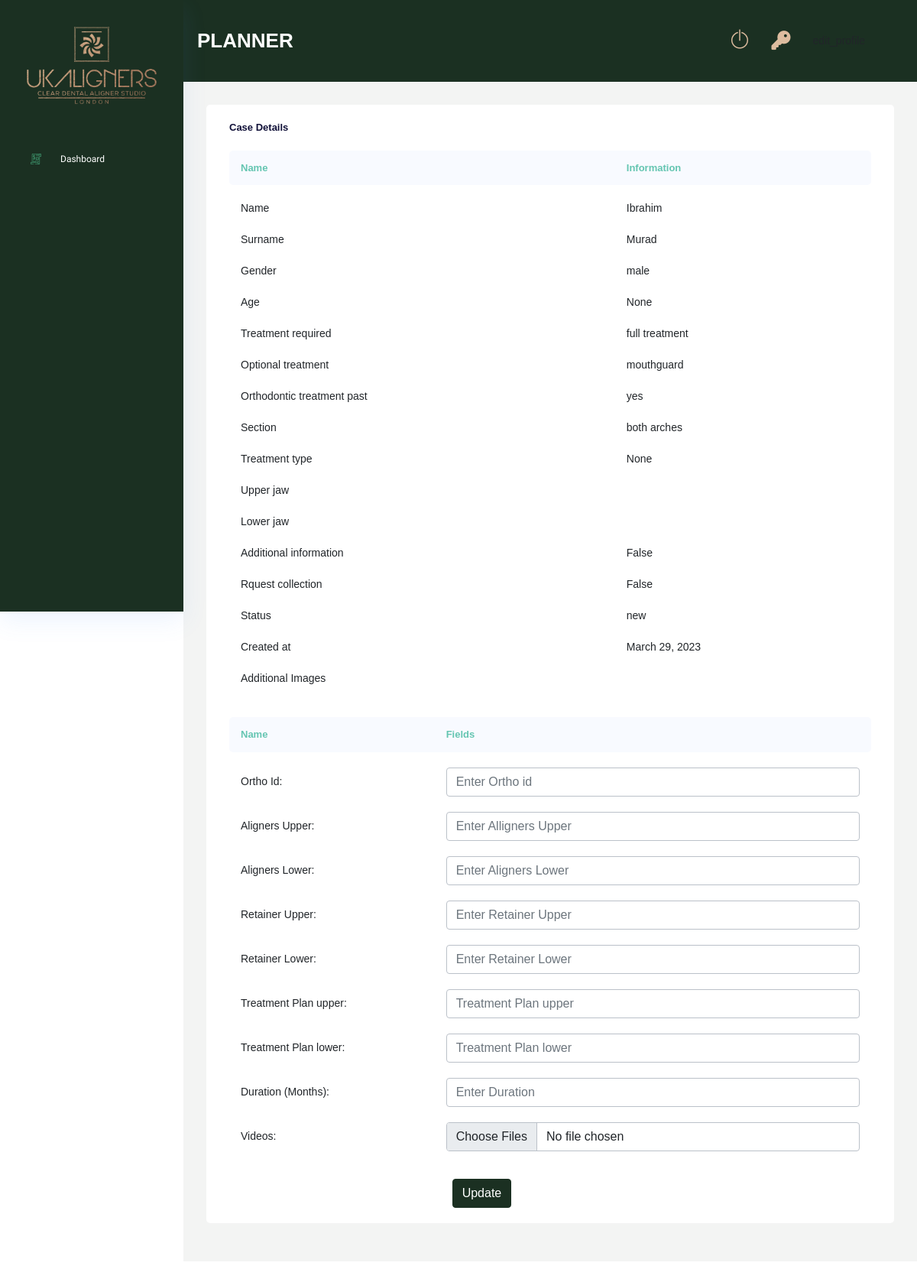
The page /planner/case-details/1/ (signed in) on the database as committed earlier.
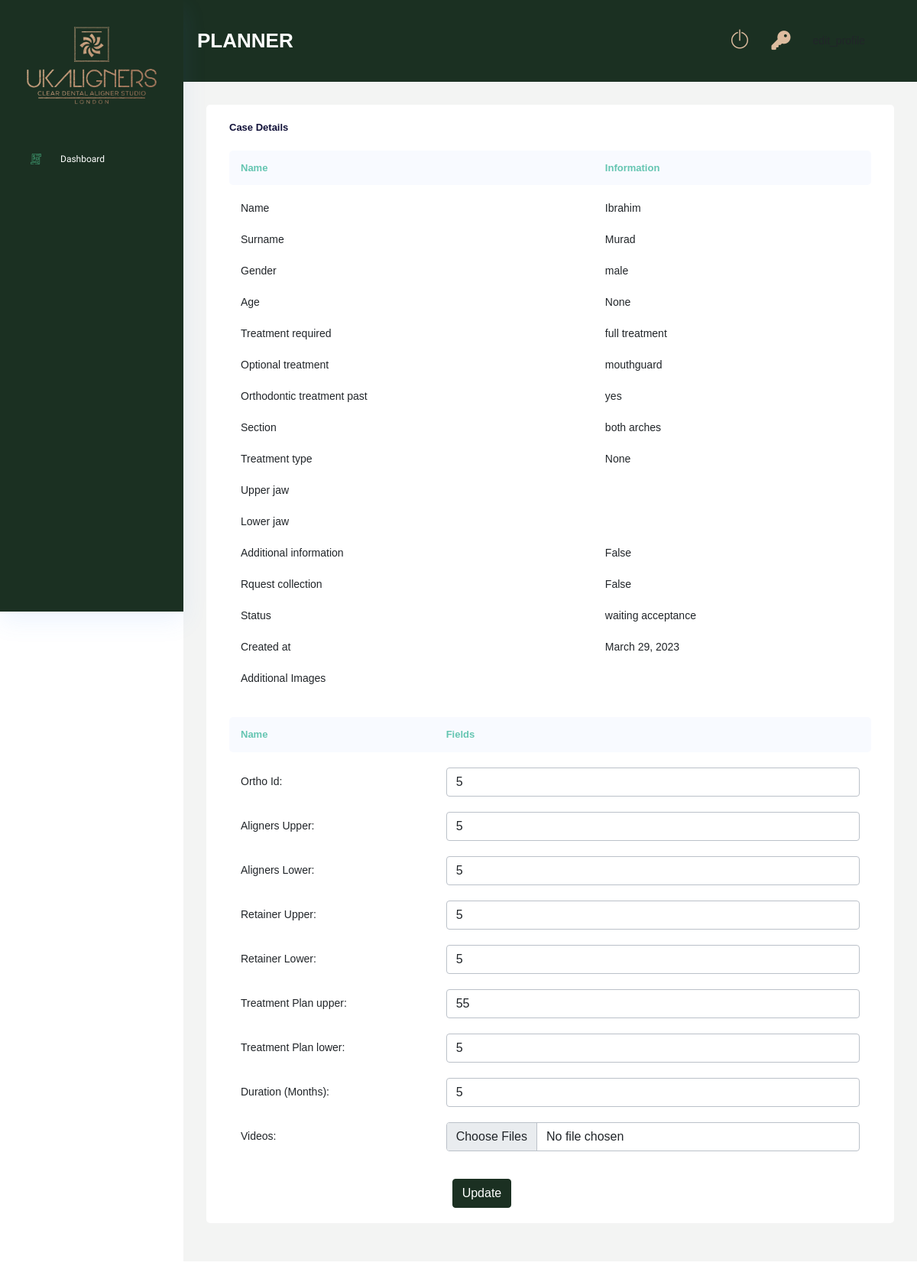
The same page on the database as committed later.
### Case/models.py (models this page shows, shortened)
class Case(models.Model):
    GENDER_CHOICES = (
        ("male","male"),
        ("female","female"),
        ("other","other")
        )
    ORTHODONTIC_CHOICES = (
        ("yes","yes"),
        ("no","no")
        )
    TREATMENT_REQUIRED_CHOICES = (
        ("full treatment","full treatment"),
        ("continuation","continuation"),
        ("refinement","refinement"),
        ("retainer","retainer")
    )
    OPTIONAL_TREATMENT = (
        ("replacement","replacement"),
        ("mouthguard","mouthguard"),
        ("smile design","smile design")
    )
    SECTION_CHOICES = (
        ("both arches","both arches"),
        ("upper only","upper only"),
        ("lower only","lower only")
    )
    TREATMENT_CHOICES = (
        ("essential","essential"),
        ("advance","advance"),
        ("comprehensive","comprehensive")
    )
    clinic                          = models.ForeignKey(Clinic, on_delete=models.DO_NOTHING,null=True,blank=True)
    dentist                         = models.ForeignKey(Dentist, on_delete=models.DO_NOTHING, null=True, blank=True)
    saloon_owner                    = models.ForeignKey(Saloon_owner, on_delete=models.DO_NOTHING, null=True, blank=True)
    saloon                          = models.ForeignKey(Saloon, on_delete=models.DO_NOTHING, null=True, blank=True)
    name                            = models.CharField(max_length=250)
    surname                         = models.CharField(max_length=250,null=True, blank=True)
    gender                          = models.CharField(max_length=50,choices=GENDER_CHOICES)
    age                             = models.IntegerField(null=True, blank=True)
    treatment_required              = models.CharField(max_length=100,choices=TREATMENT_REQUIRED_CHOICES)
    optional_treatment              = models.CharField(max_length=100,choices=OPTIONAL_TREATMENT, null=True, blank=True)
    orthodontic_treatment_past      = models.CharField(max_length=10,null=True, blank=True, choices=ORTHODONTIC_CHOICES)
    section                         = models.CharField(max_length=250,null=True, blank=True, choices=SECTION_CHOICES)
    treatment_type                  = models.CharField(max_length=250,null=True, blank=True, choices=TREATMENT_CHOICES)
    upper_jaw                       = models.FileField(upload_to="upper_jaws",null=True, blank=True)
    lower_jaw                       = models.FileField(upload_to="lower_jaws",null=True, blank=True)
    rquest_collection               = models.BooleanField(default=False)
    additional_information          = models.TextField(null=True, blank=True)
    planner                         = models.ForeignKey(Planner,on_delete=models.DO_NOTHING, null=True, blank=True)
    technician                      = models.ForeignKey(Technician,on_delete=models.DO_NOTHING, null=True, blank=True)
    status                          = models.CharField(max_length=250, default="new", null=True, blank=True)
    ortho_id                        = models.CharField(max_length=255, null=True, blank=True)
    aligners_upper                  = models.IntegerField(null=True, blank=True)
    aligners_lower                  = models.IntegerField(null=True, blank=True)
    retainer_upper                  = models.IntegerField(null=True, blank=True)
    retainer_lower                  = models.IntegerField(null=True, blank=True)
    treatment_plan_upper            = models.IntegerField(null=True, blank=True)
    treatment_plan_lower            = models.IntegerField(null=True, blank=True)
    duration                        = models.IntegerField(null=True, blank=True)
    progress                        = models.CharField(max_length=255, null=True, blank=True)
    created_at                      = models.DateField(auto_now_add=True, null=True)
    fee_cleared                     = models.BooleanField(default=False)
    totel_fee                       = models.FloatField(default=0.0,null=True,blank=True)
    manager_paid                    = models.BooleanField(default=False)
    planner_paid                    = models.BooleanField(default=False)
    technician_paid                 = models.BooleanField(default=False)
    refinement                      = models.IntegerField(default=0)
    class Meta:
        verbose_name_plural = "Cases"

### PlannerRoll/views.py (the view, shortened to what this page needs)
# urls.py: path('case-details/<int:id>/', views.case_details, name="case_details"),
@login_required(login_url='login')
def case_details(request,id):
    if request.user.is_planner:
        case_obj = Case.objects.get(id=id)
        additional_images_obj = Case_additional_images.objects.filter(case=case_obj)
        additional_videos_obj = Case_additional_videos.objects.filter(case=case_obj)
        context = {
            'case_obj':case_obj,
            'additional_images_obj':additional_images_obj,
            'additional_videos_obj':additional_videos_obj
        }
        return render(request,'plannerRoll/case_deatils.html',context)
    return redirect('login')

### PlannerRoll/templates/plannerRoll/case_deatils.html (shortened to what the changed rows need)
{% extends 'base.html' %}
{% load static %}
{% block content %}
<div class="main_content_iner ">
    <div class="container-fluid p-0">
        <div class="row justify-content-center">
            <div class="col-lg-12">
                <div class="white_card card_height_100 mb_30">
                    <div class="white_card">
                        <div class="QA_section plr_30">
                            <div class="QA_table mb_30">
                                <table class="table ">
                                    <thead>
                                        <tr>
                                            <th scope="col">Name</th>
                                            <th scope="col">Information</th>
                                        </tr>
                                    </thead>
                                    <tbody>
                                        <tr>
                                            <td>Name</td>
                                            <td>{{case_obj.name}}</td>
                                        </tr>
                                        <tr>
                                            <td>Surname</td>
                                            <td>{{case_obj.surname}}</td>
                                        </tr>
                                        <tr>
                                            <td>Gender</td>
                                            <td>{{case_obj.gender}}</td>
                                        </tr>
                                        <tr>
                                            <td>Age</td>
                                            <td>{{case_obj.age}}</td>
                                        </tr>
                                        <tr>
                                            <td>Treatment required</td>
                                            <td>{{case_obj.treatment_required}}</td>
                                        </tr>
                                        <tr>
                                            <td>Optional treatment</td>
                                            <td>{{case_obj.optional_treatment}}</td>
                                        </tr>
                                        <tr>
                                            <td>Orthodontic treatment past</td>
                                            <td>{{case_obj.orthodontic_treatment_past}}</td>
                                        </tr>
                                        <tr>
                                            <td>Section</td>
                                            <td>{{case_obj.section}}</td>
                                        </tr>
                                        <tr>
                                            <td>Treatment type</td>
                                            <td>{{case_obj.treatment_type}}</td>
                                        </tr>
                                        <tr>
                                            <td>Additional information</td>
                                            <td>{{case_obj.rquest_collection}}</td>
                                        </tr>
                                        <tr>
                                            <td>Rquest collection</td>
                                            <td>{{case_obj.rquest_collection}}</td>
                                        </tr>
                                        <tr>
                                            <td>Status</td>
                                            <td>{{case_obj.status}}</td>
                                        </tr>
                                        <tr>
                                            <td>Created at</td>
                                            <td>{{case_obj.created_at}}</td>
                                        </tr>
                                    </tbody>
                                </table>
                            </div>
                        </div>
                    </div>
                    <div class="white_card">
                        <div class="QA_section plr_30">
                            <div class="QA_table mb_30">
                                <table class="table ">
                                    <thead>
                                        <tr>
                                            <th scope="col">Name</th>
                                            <th scope="col">Fields</th>
                                        </tr>
                                    </thead>
                                    <form id="" method="post" enctype="multipart/form-data">
                                        <tbody>
                                            <tr>
                                                <td>
                                                    <input type="text" {% if case_obj.duration %} value="{{case_obj.ortho_id}}" {% endif %} name="ortho_id" placeholder="Enter Ortho id" class="form-control" required>
                                                </td>
                                            </tr>
                                            <tr>
                                                <td>
                                                    <input type="text" {% if case_obj.duration %} value="{{case_obj.aligners_upper}}" {% endif %} name="aligner_upper" placeholder="Enter Alligners Upper" class="form-control" required>
                                                </td>
                                            </tr>
                                            <tr>
                                                <td>
                                                    <input type="text" {% if case_obj.duration %} value="{{case_obj.aligners_lower}}" {% endif %} name="aligner_lower" placeholder="Enter Aligners Lower" class="form-control" required>
                                                </td>
                                            </tr>
                                            <tr>
                                                <td>
                                                    <input type="text" {% if case_obj.duration %} value="{{case_obj.retainer_upper}}" {% endif %} name="retainer_upper" placeholder="Enter Retainer Upper" class="form-control county_autocomplete" required>
                                                </td>
                                            </tr>
                                            <tr>
                                                <td>
                                                    <input type="text" {% if case_obj.duration %} value="{{case_obj.retainer_lower}}" {% endif %} name="retainer_lower" placeholder="Enter Retainer Lower" class="form-control court_name_autocomplete" required>
                                                </td>
                                            </tr>
                                            <tr>
                                                <td>
                                                    <input type="text" {% if case_obj.duration %} value="{{case_obj.treatment_plan_upper}}" {% endif %} name="treatment_plan_upper" placeholder="Treatment Plan upper" class="form-control address1_autocomplete" required>
                                                </td>
                                            </tr>
                                            <tr>
                                                <td>
                                                    <input type="text" {% if case_obj.duration %} value="{{case_obj.treatment_plan_lower}}" {% endif %} name="treatment_plan_lower" placeholder="Treatment Plan lower" class="form-control phone_autocomplete" required>
                                                </td>
                                            </tr>
                                            <tr>
                                                <td>
                                                    <input type="text" {% if case_obj.duration %} value="{{case_obj.duration}}" {% endif %} name="duration" placeholder="Enter Duration" class="form-control address2_autocomplete" required>
                                                </td>
                                            </tr>
                                        </tbody>
                                    </form>
                                </table>
                            </div>
                        </div>
                    </div>
                </div>
            </div>
        </div>
    </div>
</div>
{% endblock %}

Rows that differ between the two databases and show on the page:
changed Case "Ibrahim": status "new" → "waiting acceptance"; ortho_id (not shown) → "5"; aligner_upper (not shown) → "5"; aligner_lower (not shown) → "5"; retainer_upper (not shown) → "5"; retainer_lower (not shown) → "5"; treatment_plan_upper (not shown) → "55"; treatment_plan_lower (not shown) → "5"; duration (not shown) → "5"
